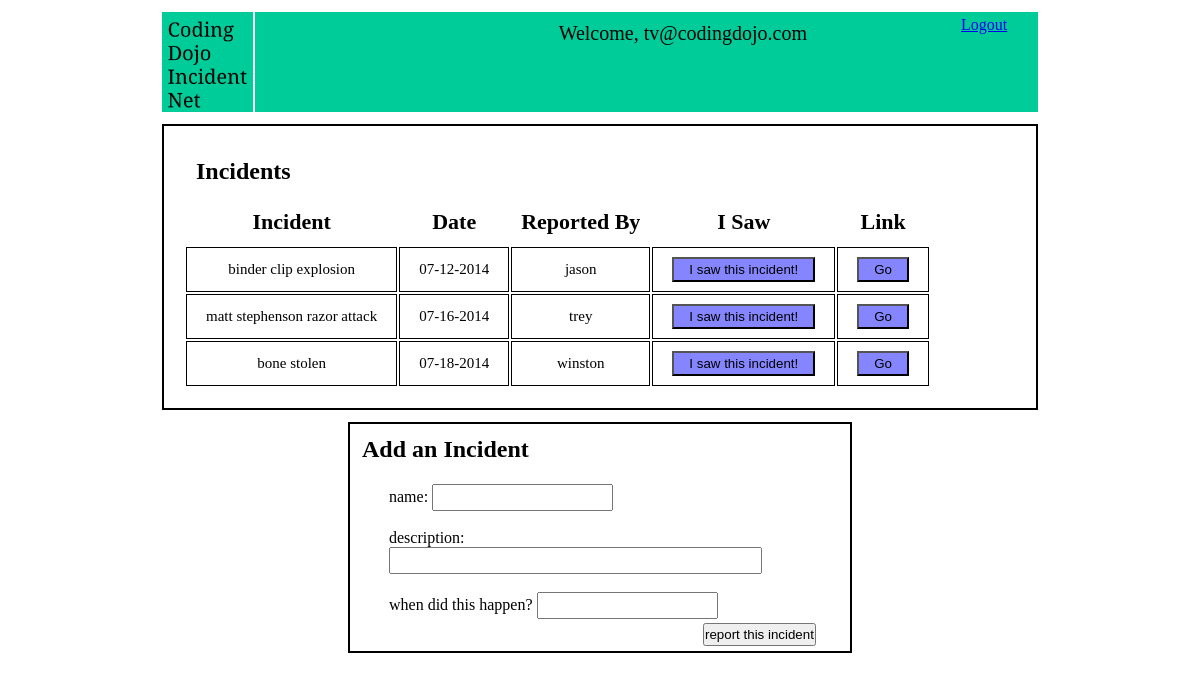
Screenshot of /index.php (signed in) with the database file from the repository.
### tables this page shows
CREATE TABLE `incidents` (
  `id` int(11) NOT NULL AUTO_INCREMENT,
  `title` varchar(45) DEFAULT NULL,
  `description` varchar(415) DEFAULT NULL,
  `user_id` varchar(45) DEFAULT NULL,
  `created_at` bigint(20) DEFAULT NULL,
  `updated_at` bigint(20) DEFAULT NULL,
  `happened` bigint(20) DEFAULT NULL,
  PRIMARY KEY (`id`)
);

CREATE TABLE `users` (
  `id` int(11) NOT NULL AUTO_INCREMENT,
  `fname` varchar(45) DEFAULT NULL,
  `lname` varchar(45) DEFAULT NULL,
  `created_at` bigint(20) DEFAULT NULL,
  `updated_at` bigint(20) DEFAULT NULL,
  `password` varchar(45) DEFAULT NULL,
  `email` varchar(45) DEFAULT NULL,
  PRIMARY KEY (`id`)
);

### index.php (the view, shortened to what this page needs)
<?php session_start(); require("dbconn.php");?>
<!doctype html>
<html>
<head>
	<link rel="stylesheet" type="text/css" href="crime.css">
	<link rel="stylesheet" href="jqueryui.css">
</head>
<body>
	<div id="wrapper">
			<?php
			if(isset($_SESSION["logged_in"])){
				$incidents = get_incidents();
				if(count($incidents)>0){
					echo "<div id=\"incident_table\">
					<h2>Incidents</h2>
					<table>
						<tr>
							<th>Incident</th>
							<th>Date</th>
							<th>Reported By</th>
							<th>I Saw</th>
							<th>Link</th>
						</tr>";
					foreach($incidents as $incident){
						echo "
							<tr>
								<td>".$incident["title"]."</td>
								<td>".gmdate("m-d-Y", $incident["happened"])."</td>
								<td>".$incident["fname"]."</td>
								<td><a href=\"process.php?saw=".$incident["iid"]."\"><button class=\"witness_button\">I saw this incident!</button></a></td>
								<td><a href=\"display.php?incident=".$incident["iid"]."\"><button class=\"link_button\">Go</button></a></td>
							</tr>
						";
					}
					echo"
					</table></div>";
				}
				echo "
				<div id=\"add_incident_area\">
					<h2> Add an Incident </h2>
					<form method=\"post\" action=\"process.php\" id=\"login_form\">
						<input type=\"hidden\" name=\"check_submit\" value=\"add_incident\" />
						<label>name: <input type=\"text\" name=\"title\" /></label>
						<label>description: <input type=\"text\" name=\"description\" size=\"44\"/></label>
						<label>when did this happen? <input type=\"text\" name=\"date\" id=\"dateselect\"/></label>
						<input type=\"submit\" class=\"submit_form\" value=\"report this incident\"/>
					</form>
				</div>";
			}
			?>
	</div>
</body>
</html>

### crime.css (style rules this page uses)
* { margin:0; padding:0; }
#wrapper { width:900px; margin:auto; }
h2 { padding:12px; }
div { margin:12px; }
#incident_table { border:2px solid black; padding: 20px; }
#incident_table table th { font-size:22px; padding:10px; }
#incident_table table tr td { font-size: 15px; text-align: center; border:1px solid black; padding: 9px 19px 9px 19px; }
#incident_table .witness_button, #incident_table .link_button { background-color: #8585FF; padding: 3px 15px 3px 15px; }
#add_incident_area, #registration_form { border:2px solid black; width:500px; margin:auto; }
input { height:23px; }
.submit_form { position: relative; left:353px; top:-5px; }
label { display: block; padding:9px 9px 9px 39px; }

### rows the page displays
incidents: title "binder clip explosion", happened "07-12-2014", users.fname "jason"
incidents: title "matt stephenson razor attack", happened "07-16-2014", users.fname "trey"
incidents: title "bone stolen", happened "07-18-2014", users.fname "winston"

### other values shown
$_SESSION["logged_in"] "tv@codingdojo.com"
